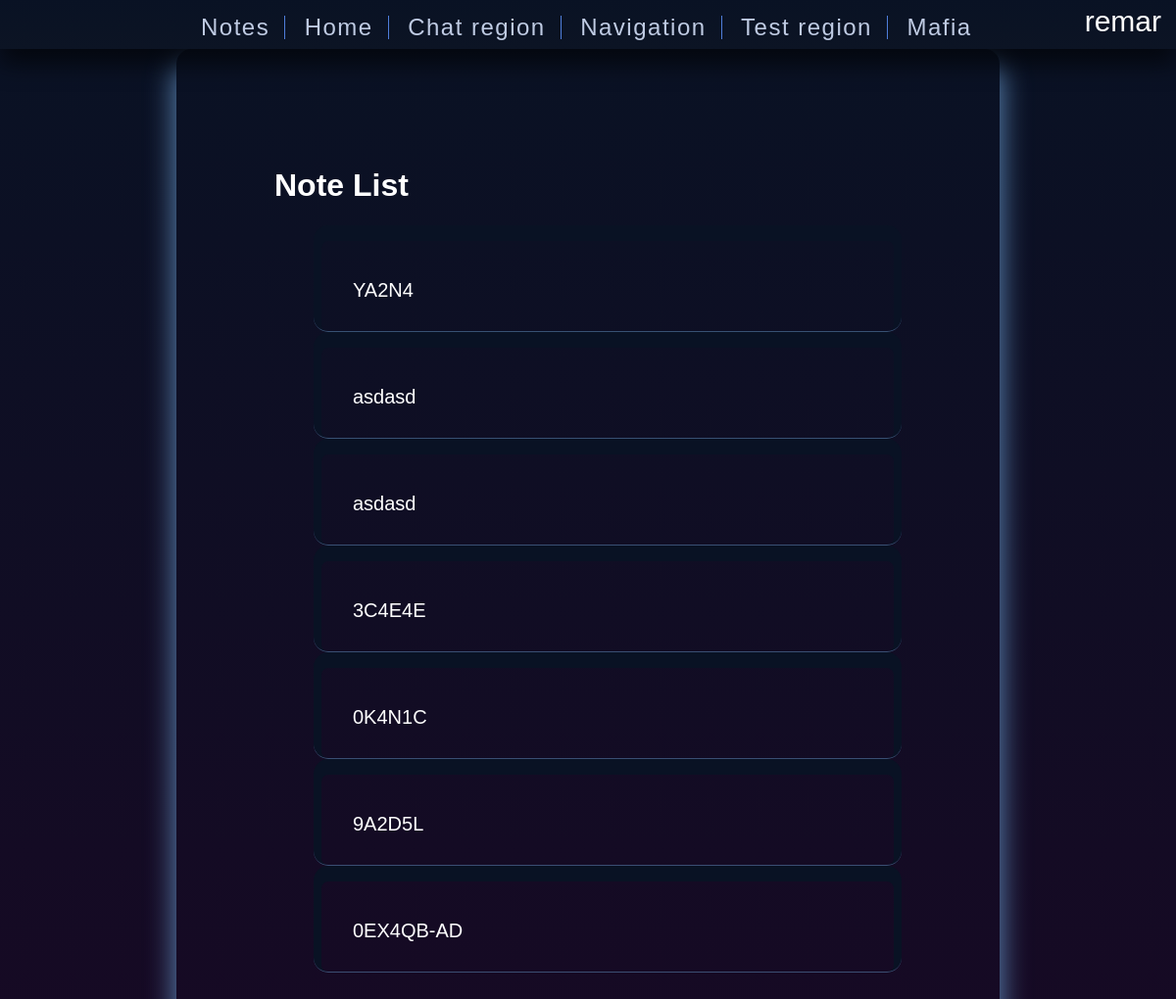
The page /index/token/all (signed in) on the database its author committed.
### main/models.py (models this page shows, shortened)
class RegisterToken(models.Model):
    id = models.AutoField(primary_key=True)
    token = models.CharField(max_length=6)

### main/views.py (the view)
class RegtokenListView(generic.ListView):
    model = RegisterToken

### main/templates/main/registertoken_list.html (shortened to what this page needs)
{% extends "base.html" %}
{% block content %}
    <h1>Note List</h1>
    {% if registertoken_list %}
    <ul>
      {% for RegisterToken in registertoken_list %}
      <li class="note-list">
          <ul class="note-ul">
                <li><p class="list-main-field"> {{ RegisterToken.token }} </p></li>
          </ul>
      </li>
      {% endfor %}
    </ul>
    {% else %}
      <p>There are no tokens there... for now I guess.</p>
      <p>It's time to create some, isn't it?</p>
    {% endif %}
{% endblock %}

### main/templates/base.html (shortened to what this page needs)
<!DOCTYPE html>
<html lang="en">
<head>
  {% load static %}
  <link rel="stylesheet" href="{% static 'css/styles.css' %}">
</head>
<body>
    <div class="header-panel">
        {% if user.is_authenticated %}
        <ul class="bar-user-info">
            <li>
                {{ user.get_username }}
            </li>
        </ul>
        {% else %}
        <ul class="bar-user-info">
            <li><a href="{% url 'login'%}?next={{request.path}}">Login</a></li>
            <li><a href="{% url 'login'%}">Registration</a></li>
        </ul>
        {% endif %}
        <ul class="header-bar">
            <li>
                <a class="light" href="{% url 'notes' %}">Notes</a>
            </li>
            <li>
                <a class="light" href="{% url 'index' %}">Home</a>
            </li>
            <li><a class="light" href="{% url 'chat' %}">Chat region</a></li>
            <li><a class="light" href="{% url 'navigation' %}">Navigation</a></li>
            <li><a class="light" href="{% url 'test' %}">Test region</a></li>
            <li><a class="light" href="{% url 'random' %}">Mafia</a></li>
        </ul>
    </div>
    <div class="content">
        <div class="main-content">
            {% block content %}
            {% endblock %}
        </div>
    </div>
</body>
</html>

### main/static/css/styles.css (style rules this page uses)
html { height: 100%; }
.content { margin: 50px 15% 50px 15%; width: 70%; height: 100%; box-shadow: 0 15px 30px #6391c2; border-radius: 15px; }
body { margin: 0; padding: 0; font-family: sans-serif; background: linear-gradient(#091224, #170924); color: white; }
.header-panel { position: fixed; z-index: 10; top: 0; border: 1px; padding: 0px; scroll-padding-bottom: 50px; height: 50px; width: 100%; background: linear-gradient(#091224, #0c1424); box-shadow: 0 15px 25px rgba(0,0,0,.6); }
.main-content { margin-top: 150px 150px 0px 150px; padding: 100px; }
.bar-user-info { position: fixed; margin: 5px; right: 10px; font-size: 30px; }
ul li { list-style-type: none; }
.header-bar > li { display: inline-block; position: relative; border-right: 1px solid #4f7edb; }
.header-bar > li:last-child { border-right: 0px solid #4f7edb; }
.header-bar > li > a.light { position: relative; padding: 10px 15px; font-size: 1.5em; line-height: 1; letter-spacing: 1.5px; }
.header-bar { margin-left : 150px; }
.bar-user-info > li { display: inline-block; position: relative; }
a.light { outline: none; text-decoration: none; padding: 2px 1px 0; }
a.light:link { color: #bfcbe3; }
.note-list { border-bottom: 1px solid rgb(99, 145, 194, .5); padding: 10px 0 10px 0; border-radius: 15px; box-shadow: 0 8px 0 8px #091224 inset; }
.list-main-field { font-size: 20px; padding: 25px 0 0 0; }

### rows shown on the page
RegisterToken: token "YA2N4"
RegisterToken: token "asdasd"
RegisterToken: token "asdasd"
RegisterToken: token "3C4E4E"
RegisterToken: token "0K4N1C"
RegisterToken: token "9A2D5L"
RegisterToken: token "0EX4QB-AD"

### other values the page prints
{{ user.get_username }} "remar"
